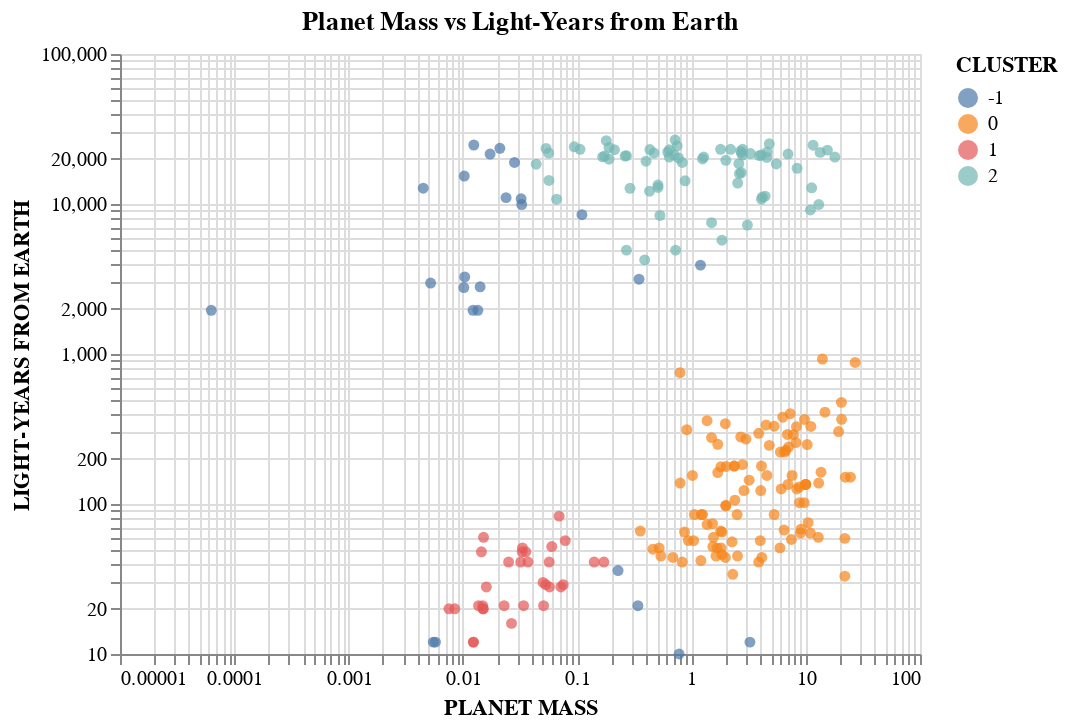

Notebook cell for this chart:
### Code cell
alt.Chart(cluster_df).mark_circle().encode(
    x = alt.X('PLANET MASS', scale=alt.Scale(type='log')), 
    y = alt.Y('LIGHT-YEARS FROM EARTH', scale=alt.Scale(type='log')), 
    color = alt.Color('dbscan_cluster:N', legend=alt.Legend(title='CLUSTER'))
).properties(title='Planet Mass vs Light-Years from Earth')

### Figure 1 — Vega-Lite specification as saved in the notebook (floating-point values rounded to 4 significant figures; data arrays with more than 128 entries replaced by an {"elided": "..."} marker saying what was removed)
{"config": {"view": {"continuousWidth": 400, "continuousHeight": 300}}, "data": {"name": "data-c05bed04909cd6a640cbe76f386bb66a"}, "mark": "circle", "encoding": {"color": {"type": "nominal", "field": "dbscan_cluster", "legend": {"title": "CLUSTER"}}, "x": {"type": "quantitative", "field": "PLANET MASS", "scale": {"type": "log"}}, "y": {"type": "quantitative", "field": "LIGHT-YEARS FROM EARTH", "scale": {"type": "log"}}}, "title": "Planet Mass vs Light-Years from Earth", "$schema": "https://vega.github.io/schema/vega-lite/v4.8.1.json", "datasets": {"data-c05bed04909cd6a640cbe76f386bb66a": {"elided": "230 records"}}}
